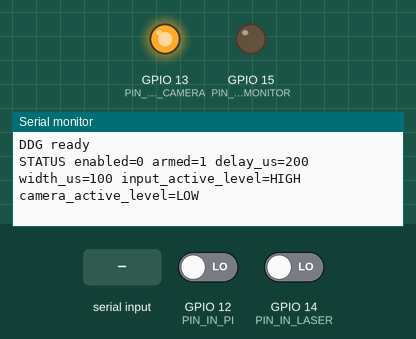
Recording of a sketch running on a simulated ESP32. Parts: output pins drawn as LEDs (lit = HIGH), the last lines printed to the serial monitor. Inputs (shaded band) come from the test bench; at power-on: GPIO 12 (PIN_IN_PI) LOW, GPIO 14 (PIN_IN_LASER) LOW.

Above: at 1.3 s.
1.4 s: "T\n" received over Serial
At 2.6 s:
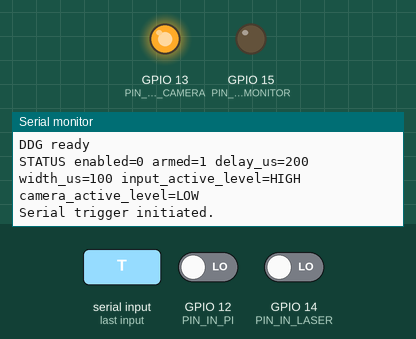
2.9 s: "90,45\n" received over Serial
At 4.0 s:
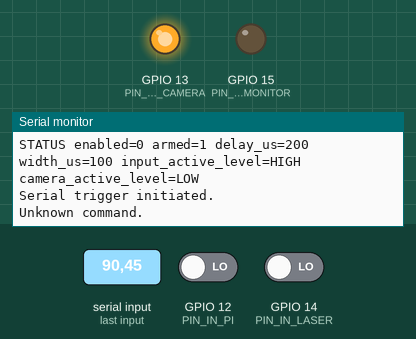
4.4 s: "D90\n" received over Serial
At 5.1 s:
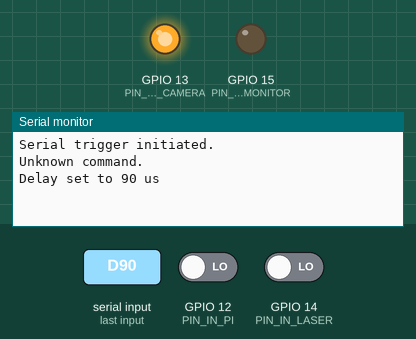

The sketch:

DDG.ino
```cpp
#include <Arduino.h>

// Feather HUZZAH / ESP8266 GPIO numbers.
const int PIN_IN_PI = 12;       // Trigger input from Raspberry Pi GPIO26.
const int PIN_IN_LASER = 14;    // Future trigger input from laser charging signal.
const int PIN_OUT_CAMERA = 13;  // Camera shutter trigger output.
const int PIN_OUT_MONITOR = 15; // Monitor output to Raspberry Pi GPIO16.

// Configurable in microseconds over serial.
volatile uint32_t delay_us = 200;  // boot default; 200 us matches laser-charge-to-scintillation timing (2026-10-14)
volatile uint32_t width_us = 100;  // boot default; 100 us dosimetry gate (2026-10-14)

volatile bool armed = true;
volatile bool enabled = false;
volatile bool input_active_level = HIGH; // Rising edge by default.
volatile bool timer_for_delay = true;

int cameraInactiveLevel() {
  return HIGH;
}

int cameraActiveLevel() {
  return LOW;
}

void setInactiveOutputs() {
  digitalWrite(PIN_OUT_CAMERA, cameraInactiveLevel());
  digitalWrite(PIN_OUT_MONITOR, LOW);
}

void setActiveOutputs() {
  digitalWrite(PIN_OUT_CAMERA, cameraActiveLevel());
  digitalWrite(PIN_OUT_MONITOR, HIGH);
}

void IRAM_ATTR triggerISR() {
  if (!armed || !enabled) return;

  armed = false;
  timer_for_delay = true;
  timer1_write(delay_us * 80); // 80 MHz clock, 80 ticks per microsecond.
  timer1_enable(TIM_DIV1, TIM_EDGE, TIM_SINGLE);
}

void IRAM_ATTR timerISR() {
  if (timer_for_delay) {
    setActiveOutputs();
    timer_for_delay = false;
    timer1_write(width_us * 80);
    timer1_enable(TIM_DIV1, TIM_EDGE, TIM_SINGLE);
  } else {
    setInactiveOutputs();
    armed = true;
  }
}

void printStatus() {
  Serial.printf(
    "STATUS enabled=%u armed=%u delay_us=%u width_us=%u input_active_level=%s camera_active_level=LOW\n",
    enabled ? 1 : 0,
    armed ? 1 : 0,
    delay_us,
    width_us,
    input_active_level == LOW ? "LOW" : "HIGH"
  );
}

void configureInputInterrupts() {
  int mode = (input_active_level == HIGH) ? RISING : FALLING;
  detachInterrupt(digitalPinToInterrupt(PIN_IN_PI));
  detachInterrupt(digitalPinToInterrupt(PIN_IN_LASER));
  attachInterrupt(digitalPinToInterrupt(PIN_IN_PI), triggerISR, mode);
  attachInterrupt(digitalPinToInterrupt(PIN_IN_LASER), triggerISR, mode);
}

void setup() {
  pinMode(PIN_OUT_CAMERA, OUTPUT);
  pinMode(PIN_OUT_MONITOR, OUTPUT);
  setInactiveOutputs();

  pinMode(PIN_IN_PI, INPUT);
  pinMode(PIN_IN_LASER, INPUT);
  configureInputInterrupts();

  timer1_attachInterrupt(timerISR);
  timer1_disable();

  Serial.begin(115200);
  delay(100);
  Serial.println("DDG ready");
  printStatus();
}

void loop() {
  if (!Serial.available()) return;

  String line = Serial.readStringUntil('\n');
  line.trim();
  if (!line.length()) return;

  char cmd = line[0];
  uint32_t val = line.substring(1).toInt();

  switch (cmd) {
    case 'D':
      delay_us = val;
      Serial.printf("Delay set to %u us\n", delay_us);
      break;
    case 'W':
      width_us = val;
      Serial.printf("Width set to %u us\n", width_us);
      break;
    case 'E':
      enabled = (val != 0);
      setInactiveOutputs();
      Serial.println(enabled ? "Output enabled." : "Output disabled.");
      break;
    case 'I':
      input_active_level = (val == 0) ? LOW : HIGH;
      setInactiveOutputs();
      configureInputInterrupts();
      Serial.println(input_active_level == HIGH ? "Input trigger active HIGH." : "Input trigger active LOW.");
      break;
    case 'L':
      Serial.println("Camera output active level is fixed LOW.");
      break;
    case 'T':
      triggerISR();
      Serial.println("Serial trigger initiated.");
      break;
    case '?':
    case 'S':
      printStatus();
      break;
    default:
      Serial.println("Unknown command.");
      break;
  }
}
```

Measured:
- after the input at 1.4 s, the serial monitor: prints a new line at once (image 1)
- after the input at 2.9 s, the serial monitor: prints a new line at once (image 2)
- after the input at 4.4 s, the serial monitor: prints a new line at once (image 3)
